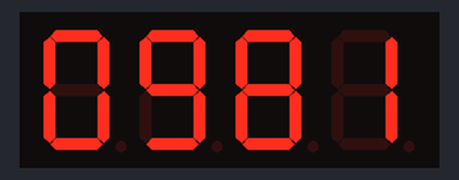
A program run on a simulated ATmega32, built with avr-gcc and emulated at 8 MHz. Parts: 4-digit seven-segment display. Wiring (inferred from the names in the program): MAX7219 LED driver: CS PB4.

Above: at 0.1 s.
At 5.02 s:
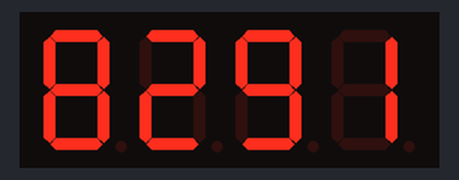
At 10.03 s:
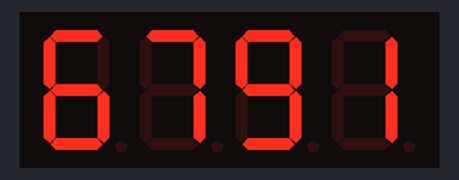
At 19.94 s:
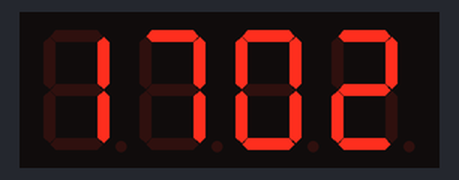
At 29.85 s:
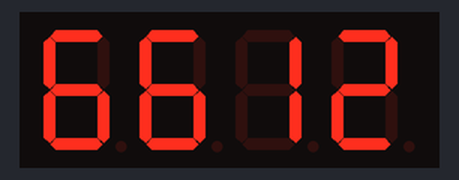
At 39.86 s:
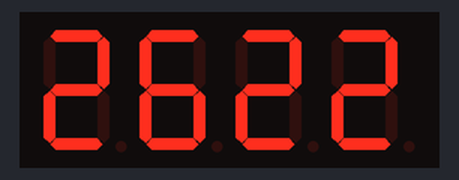

The program:

main.c
```c
/*
 * SPI_With_Max7221
 * Author : Mohamed Hassan Hassan
 */
#define F_CPU 8000000UL
#include <util/delay.h>
#include "_SPI_Driver_Master.h"

// Command Address
#define Mode_Register_Address          0x09
#define Intensity_Regitser_Address     0x0A
#define Scan_Limit_Register_Address    0x0B
#define Shut_Down_Register_Address     0x0C

// 7-Segment Number
#define Fourth_7_Segment               0x01
#define Third_7_Segment                0x02
#define Second_7_Segment               0x03
#define First_7_Segment                0x04


void MAX7221_Send(unsigned char Command, unsigned char Data)
{
	SET_BIT_LOW(SPI_Port_Name, SS);
	SPI_Master_Send(Command);
	_delay_ms(1);
	SPI_Master_Send(Data);
	SET_BIT_HIGH(SPI_Port_Name, SS);
}

int main(void)
{
	unsigned int Counter = 1890;
    SPI_Init_Master(Clk_Rate_FOSC_divisable_by_16, Data_Order_MSB, Clk_Polarity_IDLE_LOW, Clk_Phase_LEADING);
	MAX7221_Send(Mode_Register_Address,       0xff);          // Enable Decode Mode for digits 7-0
	MAX7221_Send(Intensity_Regitser_Address,  0x09);          // Intensity 10/16
	MAX7221_Send(Scan_Limit_Register_Address, 0x03);          // 4 7-Segments are used
	MAX7221_Send(Shut_Down_Register_Address,  0x01);          // Turn on ship --> Normal Operation

	MAX7221_Send(Fourth_7_Segment,  (Counter/1000)%10);
	MAX7221_Send(Third_7_Segment,   (Counter/100)%10);
	MAX7221_Send(Second_7_Segment,  (Counter/10)%10);
	MAX7221_Send(First_7_Segment,   (Counter%10));
	_delay_ms(1000);

    while (1)
    {
		MAX7221_Send(Fourth_7_Segment,  (Counter/1000)%10);
		MAX7221_Send(Third_7_Segment,   (Counter/100)%10);
		MAX7221_Send(Second_7_Segment,  (Counter/10)%10);
		MAX7221_Send(First_7_Segment,   (Counter%10));

		_delay_ms(100);
		(Counter > 9999) ? (Counter = 0) : (Counter++);
	}
}
```

_Bit_Manipulation.h
```c
/*
 *  Atmega16/Atmega32 Driver for Bit Manipulation
 *  Author: Mohamed Hassan Fola
 */

/*
		   -----
1	PB0	 -|		|-	PA0	 40
2	PB1	 -|		|-	PA1	 39
3	PB2	 -|		|-	PA2	 38
4	PB3	 -|		|-	PA3	 37
5   PB4	 -|		|-	PA4	 36
6 	PB5  -|		|-	PA5	 35
7   PB6  -|		|-	PA6	 34
8 	PB7  -|		|-	PA7	 33
9		 -|		|-		 32
10		 -|		|-		 31
11		 -|		|-	     30
12		 -|		|-	PC7	 29
13		 -|		|-	PC6	 28
14	PD0	 -|		|-	PC5	 27
15	PD1	 -|		|-	PC4	 26
16	PD2	 -|		|-	PC3	 25
17	PD3	 -|		|-	PC2	 24
18	PD4	 -|		|-	PC1	 23
19	PD5	 -|		|-	PC0	 22
20	PD6	 -|		|-  PD7  21
		   -----
*/

#ifndef _BIT_MANIPULATION_H_
#define _BIT_MANIPULATION_H_

#include <avr/io.h>

#define MASK(Bit)                                     (1<<(Bit))

// General Macros for any Register
#define SET_BIT(Register, Bit)                        ((Register) |= MASK(Bit))
#define CLEAR_BIT(Register, Bit)                      ((Register) &= ~MASK(Bit))
#define TOGGLE_BIT(Register, Bit)                     ((Register) ^= MASK(Bit))
#define READ_BIT(Register, Bit)                       (((Register)>>(Bit)) & 1)


#define GPIO_PORT(PORT_NAME)                          (PORT##PORT_NAME)
#define GPIO_DIRECTION(PORT_NAME)                     (DDR##PORT_NAME)
#define GPIO_STATE(PORT_NAME)                         (PIN##PORT_NAME)

// Special Macros for PORTx Register
#define SET_BIT_HIGH(PORT_NAME, Bit)                  ((GPIO_PORT(PORT_NAME)) |= MASK(Bit))
#define SET_BIT_LOW(PORT_NAME, Bit)                   ((GPIO_PORT(PORT_NAME)) &= ~MASK(Bit))
#define TOGGLE_BIT_PORT(PORT_NAME, Bit)               ((GPIO_PORT(PORT_NAME)) ^= MASK(Bit))

// Special Macros for DDRx Register
#define SET_BIT_OUTPUT(PORT_NAME, Bit)                ((GPIO_DIRECTION(PORT_NAME)) |= MASK(Bit))
#define SET_BIT_INPUT(PORT_NAME, Bit)                 ((GPIO_DIRECTION(PORT_NAME)) &= ~MASK(Bit))

// Special Macros for PINx Register
#define READ_BIT_PIN(PORT_NAME, Bit)                  (((GPIO_STATE(PORT_NAME))>>(Bit)) & 1)
#define IS_BIT_HIGH(PORT_NAME, Bit)                   (((GPIO_STATE(PORT_NAME))>>(Bit)) & 1)
#define IS_BIT_LOW(PORT_NAME, Bit)                   ~(((GPIO_STATE(PORT_NAME))>>(Bit)) & 1)


#endif /* _BIT_MANIPULATION_H_ */
```

_SPI_Driver_Master.h
```c
/*
 * Atmega16/Atmega32 SPI Driver for "MASTER" device
 * Author : Mohamed Hassan Fola
 */

/*
		   -----
1		 -|		|-		40
2		 -|		|-		39
3		 -|		|-		38
4		 -|		|-		37
5: ~SS	 -|		|-		36
6: MOSI	 -|		|-		35
7: MISO	 -|		|-		34
8: SCK	 -|		|-		33
9		 -|		|-		32
10		 -|		|-		31
11		 -|		|-		30
12		 -|		|-		29
13		 -|		|-		28
14		 -|		|-		27
15		 -|		|-		26
16		 -|		|-		25
17		 -|		|-		24
18		 -|		|-		23
19		 -|		|-		22
20		 -|		|-      21
		   -----
*/

#ifndef _SPI_DRIVER_MASTER_H_
#define _SPI_DRIVER_MASTER_H_

#include <stdint.h>
#include "_Bit_Manipulation.h"

#define Convert8BitsToDecimal(Bit7, Bit6, Bit5, Bit4, Bit3, Bit2, Bit1, Bit0) \
(((Bit7)<<7)|((Bit6)<<6)|((Bit5)<<5)|((Bit4)<<4)|((Bit3)<<3)|((Bit2)<<2)|((Bit1)<<1)|((Bit0)<<0))


// registers used
#define SPI_Contorl_Register  SPCR
#define SPI_Data_Register     SPDR
#define SPI_Status_Register   SPSR
#define SPI_Direction         DDRB
#define SPI_Port              PORTB
#define SPI_Port_Name         B

// SPI pins
#define SS     4
#define MOSI   5
#define MISO   6
#define SCK    7

// SPCR register pins
#define SPIE   7
#define SPE    6
#define DORD   5
#define MSTR   4
#define CPOL   3
#define CPHA   2
#define SPR1   1
#define SPR0   0

// SPFR register pins
#define SPIF   7
#define WCOL   6
#define SPI2X  0

// the available data order
#define Data_Order_MSB   0
#define Data_Order_LSB   1

// the available clock rate
#define Clk_Rate_FOSC_divisable_by_4       0
#define Clk_Rate_FOSC_divisable_by_16      1
#define Clk_Rate_FOSC_divisable_by_64      2
#define Clk_Rate_FOSC_divisable_by_128     3
#define Clk_Rate_FOSC_divisable_by_2       4
#define Clk_Rate_FOSC_divisable_by_8       5
#define Clk_Rate_FOSC_divisable_by_32      6

// the available clock polarity
#define Clk_Polarity_IDLE_LOW    0
#define Clk_Polarity_IDLE_HIGH   1

// the available clock phase
#define Clk_Phase_LEADING        0
#define Clk_Phase_TRAILING       1


// Function to initialize the Master device of SPI communication (Without interrupt)
void SPI_Init_Master(uint8_t Clk_Rate, uint8_t Data_Order, uint8_t Clk_Polarity, uint8_t Clk_Phase)
{
	SPI_Direction |= MASK(MOSI) | MASK(SCK) | MASK(SS);    // Set MOSI and SCK pins OUTPUT
	SET_BIT_INPUT(SPI_Port_Name, MISO);                    // Set MISO pin INPUT
	SET_BIT_HIGH(SPI_Port_Name, SS);

	// SPI Configurations
	SPI_Status_Register  = Convert8BitsToDecimal(1, 1, 0, 0, 0, 0, 0, READ_BIT(Clk_Rate, 2));
	SPI_Contorl_Register = Convert8BitsToDecimal(0, 1, READ_BIT(Data_Order, 0), 1, READ_BIT(Clk_Polarity, 0), READ_BIT(Clk_Phase, 0), READ_BIT(Clk_Rate, 1), READ_BIT(Clk_Rate, 0));
}


// Function to Write and Read
unsigned char SPI_Transceive(unsigned char Data)
{
	SPI_Data_Register = Data;                              // Load the Data to SPDR register
	while(READ_BIT(SPI_Status_Register, SPIF) == 0);      // wait until the transmission is over

	return SPI_Data_Register;                              // Return the received Data
}


// Function to Transmit Data from Master
void SPI_Master_Send(unsigned char Data)
{
	SPI_Data_Register = Data;                             // Load the Data to SPDR register
	while(READ_BIT(SPI_Status_Register, SPIF) == 0);      // wait until the transmission is over
}


// Function to receive Data for Master
unsigned char SPI_Master_receive()
{
	while(READ_BIT(SPI_Status_Register, SPIF) == 0);           // wait to receive all Data
	return SPI_Data_Register;                             // return the received Data
}


#endif  /* _SPI_DRIVER_MASTER_H_ */
```
